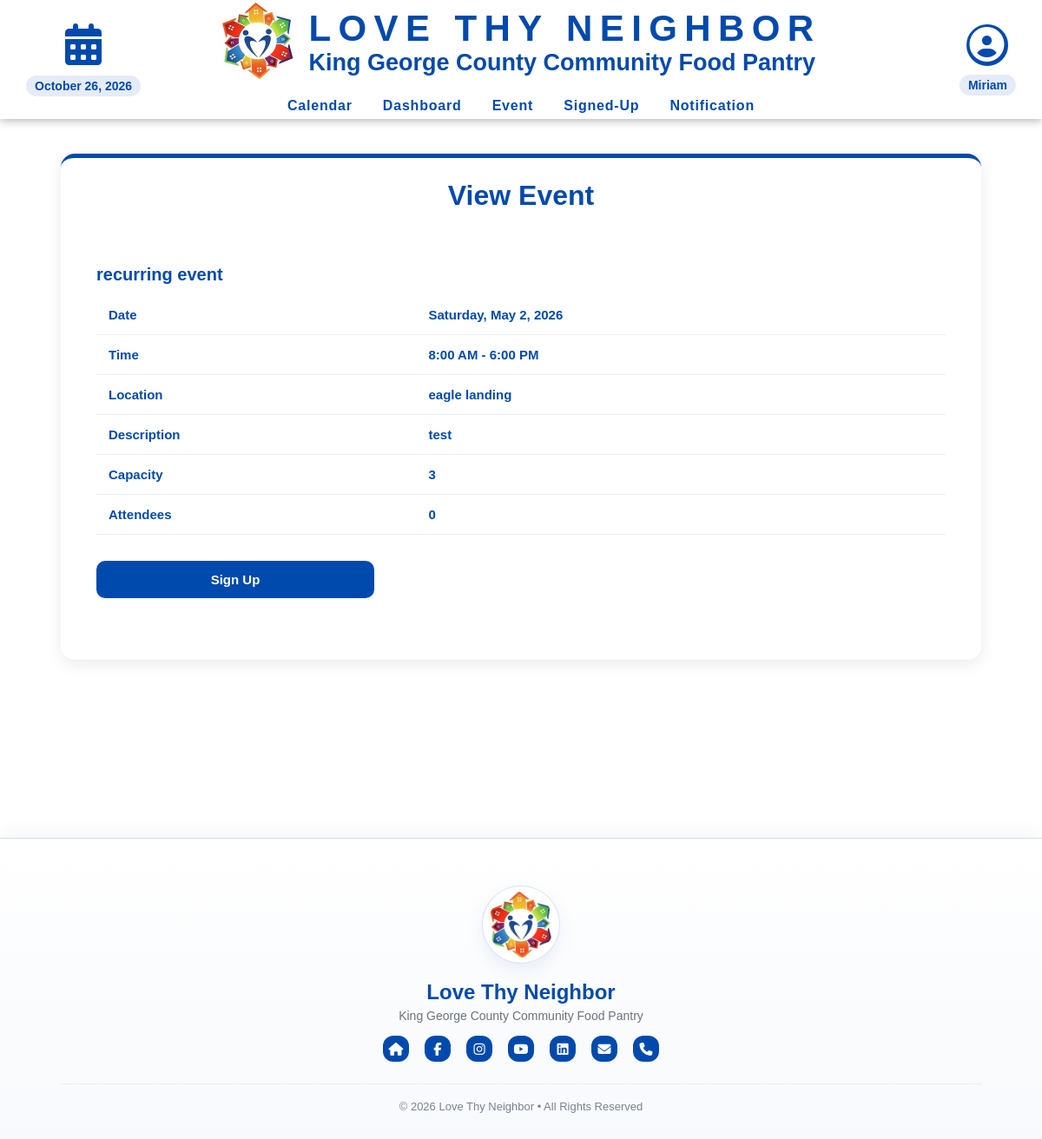
/event.php?id=13 (signed in), run on the app's committed database.
### tables this page shows
CREATE TABLE `dbevents` (
  `id` int NOT NULL AUTO_INCREMENT,
  `name` text NOT NULL,
  `date` char(10) NOT NULL,
  `startTime` char(5) NOT NULL,
  `endTime` char(5) NOT NULL,
  `description` text NOT NULL,
  `capacity` int NOT NULL,
  `location` text,
  `archived` tinyint DEFAULT NULL,
  PRIMARY KEY (`id`)
);

### database/dbEvents.php (called while the page is built, shortened)
<?php
include_once(dirname(__FILE__).'/../domain/Event.php');
function fetch_event_by_id($id) {
    $connection = connect();
    $query = "select * from dbevents where id = ?";
    $stmt = mysqli_prepare($connection, $query);
    mysqli_stmt_bind_param($stmt, "i", $id);
    mysqli_stmt_execute($stmt);
    $result = mysqli_stmt_get_result($stmt);
    $event = mysqli_fetch_assoc($result);
    if ($event) {
        return $event;
    }
    return null;
}
function fetch_num_signups($id) {
    $connection = connect();
    $query = "select count(*) as RowCount from dbeventpersons where eventID = ?";
    $stmt = mysqli_prepare($connection, $query);
    mysqli_stmt_bind_param($stmt, "i", $id);
    mysqli_stmt_execute($stmt);
    $result = mysqli_stmt_get_result($stmt);
    $event = mysqli_fetch_assoc($result);
    if ($event) {
        require_once('include/output.php');
        $event = hsc($event);
        return $event;
    }
    return null;
}

### include/output.php (called while the page is built, shortened)
<?php
    function hsc($input) {
        if (is_array($input)) {
            $arr = [];
            foreach ($input as $key => $value) {
                $arr[$key] = htmlspecialchars($value ?? '');
            }
            return $arr;
        }
        return htmlspecialchars($input ?? '');
    }
    function time24hTo12h($time) {
        $tempTime = explode(':', $time);
        $hour = $tempTime[0];
        $minute = $tempTime[1];
        $hour = intval($hour);
        if ($hour < 12) {
            return hsc($hour . ':' . $minute . ' AM');
        } else if ($hour > 12) {
            $hour -= 12;
        }
        return hsc($hour . ':' . $minute . ' PM');
    }

### event.php (the view, shortened to what this page needs)
<?php
  	include_once('database/dbEvents.php');
  	$event_info = fetch_event_by_id($id);
    $event_num_signups = fetch_num_signups($id);
?>
<!DOCTYPE html>
<html>
<head>
    <link rel="stylesheet" href="css/layoutInfo.css">
    <link rel="stylesheet" href="https://cdnjs.cloudflare.com/ajax/libs/font-awesome/6.0.0-beta3/css/all.min.css">
</head>
<body>
    <?php require_once('header.php') ?>
    <div class="info-form">
        <div class="page-wrapper">
            <div class="info-card">
                <div class="info-header">
                    <h1>View Event</h1>
                </div>
    <main class="event-info">
        <?php
            require_once('include/output.php');
            $event_name = $event_info['name'];
            $event_date = date('l, F j, Y', strtotime($event_info['date']));
            $event_startTime = time24hto12h($event_info['startTime']);
            $event_endTime = time24hto12h($event_info['endTime']);
            $event_description = $event_info['description'];
            $event_location = $event_info['location'];
            $event_capacity = $event_info['capacity'];
            $num_signups = $event_num_signups['RowCount'];
        ?>
        <h2 class="event-head">
            <?php echo htmlspecialchars_decode($event_name); ?>
        </h2>
                <div id="table-wrapper">
            <table>
                <tr>
                    <td class="label">Date</td>
                    <td><?php echo $event_date; ?></td>
                </tr>
                <tr>
                    <td class="label">Time</td>
                    <td><?php echo $event_startTime . " - " . $event_endTime; ?></td>
                </tr>
                <tr>
                    <td class="label">Location</td>
                    <td>
                        <?php echo wordwrap($event_location, 50, "<br />\n"); ?>
                    </td>
                </tr>
                <tr>
                    <td class="label">Description</td>
                    <td>
                        <?php echo wordwrap($event_description, 50, "<br />\n"); ?>
                    </td>
                </tr>
                <tr>
                    <td class="label">Capacity</td>
                    <td id="description-cell"><?php echo $event_capacity; ?></td>
                </tr>
                <tr>
                    <td class="label">Attendees</td>
                    <td id="description-cell"><?php echo $num_signups; ?></td>
                </tr>
            </table>
        </div>
        <div class="action-buttons">
            <form action="eventSignUp.php" method="get">
                <button type="submit" id="submit" name="submit" value="send" class="signup-btn">Sign Up</button>
            </form>
            <a href="calendar.php?month=<?= substr($event_info['date'], 0, 7) ?>" class="button cancel">Back to Calendar</a>
        </div>
            </div>
            </div>
            </div>
    <?php include 'footer.php'; ?>
</body>
</html>

### css/layoutInfo.css (style rules this page uses)
* { box-sizing: border-box; margin: 0; padding: 0; font-family: Arial, sans-serif; }
body { background: #f4f7fb; color: #1f2937; }
table { width: 100%; border-collapse: collapse; }
th, td { padding: 14px; border-bottom: 1px solid #eee; text-align: left; }
.page-wrapper { max-width: 1100px; margin: 20px auto 0 auto; padding: 20px; }
.info-card { background: white; border-radius: 16px; padding: 25px; box-shadow: 0 6px 18px rgba(0, 0, 0, 0.08); border-top: 5px solid rgb(0, 74, 173); display: flex; flex-direction: column; justify-content: space-between; }
.info-card h2 { font-size: 20px; color: rgb(0, 74, 173); margin-top: 0; margin-bottom: 12px; }
.info-header { text-align: center; margin-bottom: 35px; }
.info-header h1 { color: rgb(0, 74, 173); margin-bottom: 10px; font-size: 32px; }
.info-form { font-weight: 600; color: rgb(0, 74, 173); margin-bottom: 8px; font-size: 15px; }
.action-buttons { display: flex; flex-direction: row; gap: 8px; align-items: center; flex-wrap: wrap; min-width: auto; }
.action-buttons form { margin: 0; }
button.cancel, a.cancel { background-color: var(--cancel-button-background-color); color: white; }
main:not(.login):not(.calendar-view):not(.dashboard) { padding: 1rem; }
.signup-btn { border: none; padding: 13px 22px; border-radius: 10px; font-weight: bold; font-size: 15px; cursor: pointer; transition: 0.3s ease; margin: 30px 0; display: flex; justify-content: center; position: relative; width: 320px; max-width: 100%; }
.signup-btn { background: rgb(0, 74, 173); color: white; }

### footer.php (style rules this page uses)
html, body { height: 100%; margin: 0; font-family: Arial, sans-serif; }
.page-wrapper { min-height: 100vh; display: flex; flex-direction: column; }

### data on the page
dbevents: name "recurring event", date "Saturday, May 2, 2026", startTime "8:00 AM", endTime "6:00 PM", location "eagle landing", description "test", capacity "3"

### other printed values
$firstName "Miriam"
$num_signups "0"
